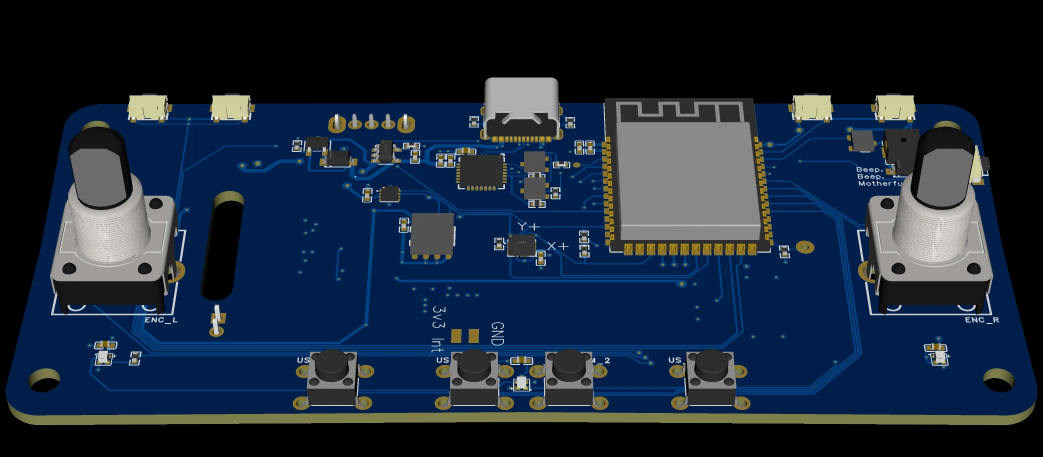
#> input picture Documentation/radr/Hardware/PCB/RADR-PCB-render.webp, 2086 x 914 px (shown at 1/2 size)
$ python image_converter.py ../../../../Documentation/radr/Hardware/PCB/RADR-PCB-render.webp
#> lines starting #> are read from the running program, lines starting #| are printed output that depends on the picture
#!/usr/bin/env python3
"""Convert an image to an RGB565 header and select it for the next build.

Usage:
    python src/helpers/image_converter.py /path/to/image.png
"""

import argparse
import re
from pathlib import Path

import numpy as np
from PIL import Image

MAX_WIDTH = 320
MAX_HEIGHT = 240


def identifier(name: str) -> str:
    value = re.sub(r"[^A-Za-z0-9_]", "_", name).upper()
    if not value or value[0].isdigit():
        value = f"IMAGE_{value}"
    return value


def write_image_header(image_path: Path, output_path: Path) -> tuple[str, int, int]:
    image = Image.open(image_path).convert("RGB")
#> image is the input picture: PIL image 2086x914 RGB; mean R, G, B 27.2, 40.2, 56.7
    image.thumbnail((MAX_WIDTH, MAX_HEIGHT), Image.LANCZOS)
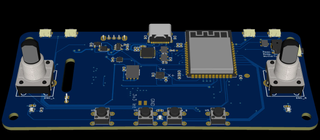
#> image: PIL image 320x140 RGB; mean R, G, B 27.5, 40.2, 56.8
    width, height = image.size
#> width = 320; height = 140

    pixels = np.array(image)
    rgb565 = (
        ((pixels[:, :, 0].astype(np.uint16) >> 3) << 11)
        | ((pixels[:, :, 1].astype(np.uint16) >> 2) << 5)
        | (pixels[:, :, 2].astype(np.uint16) >> 3)
    )
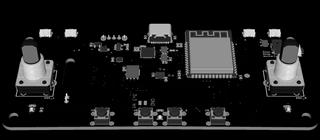
#> rgb565: shape (140, 320) uint16; min 0, max 63389, mean 6963.3; drawn with min black and max white

    symbol = identifier(output_path.stem)
    guard = f"IMAGES_{symbol}_H"

    with output_path.open("w") as header:
        header.write(f"#ifndef {guard}\n#define {guard}\n\n")
        header.write("#include <Arduino.h>\n\n")
        header.write(f"const uint16_t {symbol}_WIDTH = {width};\n")
        header.write(f"const uint16_t {symbol}_HEIGHT = {height};\n")
        header.write(f"const uint16_t {symbol}[] PROGMEM = {{\n")

        for index, value in enumerate(rgb565.ravel(), start=1):
            header.write(f"0x{value:04x}")
            header.write(",\n" if index % 16 == 0 else ",")

        header.write("\n};\n\n#endif\n")

    return symbol, width, height


def write_current_build(path: Path, header_name: str, symbol: str) -> None:
    path.write_text(
        "#pragma once\n\n"
        f'#include "{header_name}"\n\n'
        f"#define CURRENT_BUILD_IMAGE {symbol}\n"
        f"#define CURRENT_BUILD_WIDTH {symbol}_WIDTH\n"
        f"#define CURRENT_BUILD_HEIGHT {symbol}_HEIGHT\n"
    )


def main() -> None:
    parser = argparse.ArgumentParser(
        description="Create an RGB565 display header and select it for the next firmware build."
    )
    parser.add_argument("image", type=Path, help="Input image (PNG, JPG, …)")
    args = parser.parse_args()

    image_path = args.image.expanduser().resolve()
    if not image_path.is_file():
        parser.error(f"Image not found: {image_path}")

    images_dir = Path(__file__).resolve().parents[1] / "images"
    output_path = images_dir / f"{image_path.stem}.h"

    symbol, width, height = write_image_header(image_path, output_path)
#> symbol = 'RADR_PCB_RENDER'; width = 320; height = 140
    write_current_build(images_dir / "current_build.h", output_path.name, symbol)

    print(f"Created: {output_path}")
    print(f"Selected for build: {images_dir / 'current_build.h'}")
    print(f"Size: {width}x{height}px")
#| Size: 320x140px
    print("Next step: pio run -e development -t upload")


if __name__ == "__main__":
    main()
